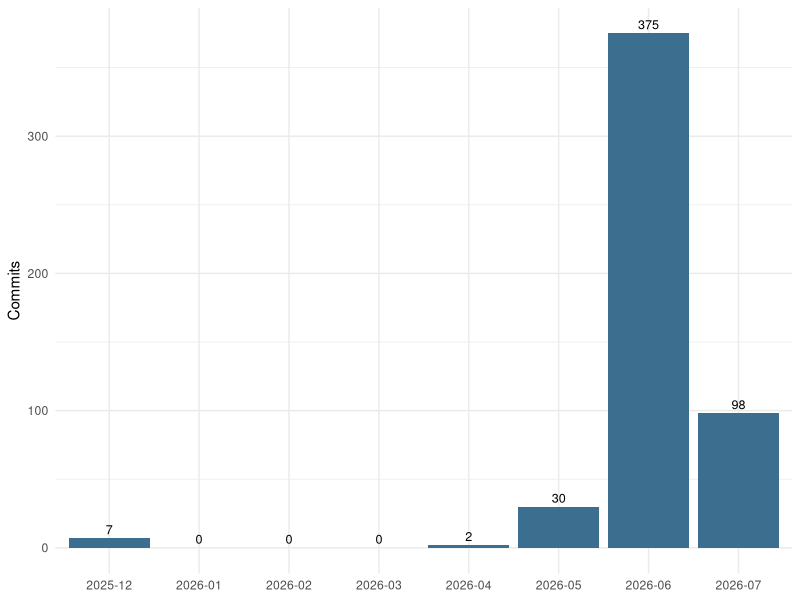
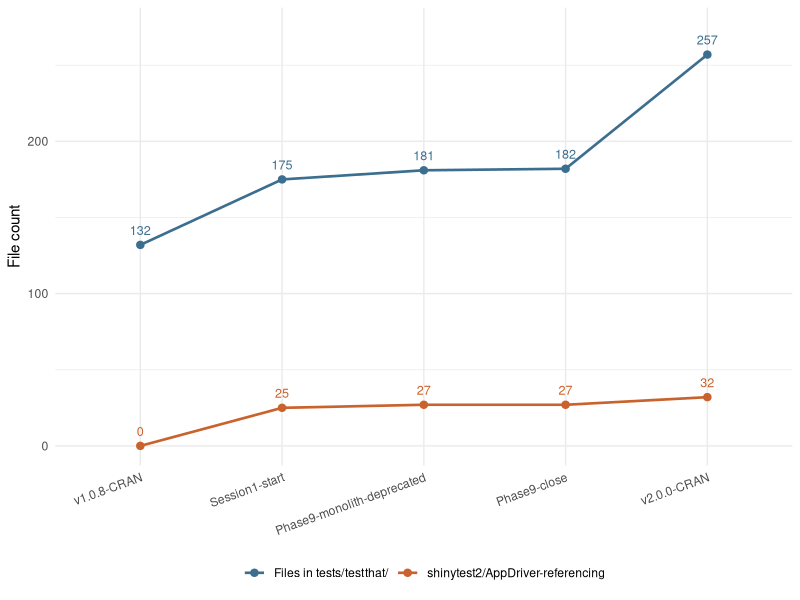
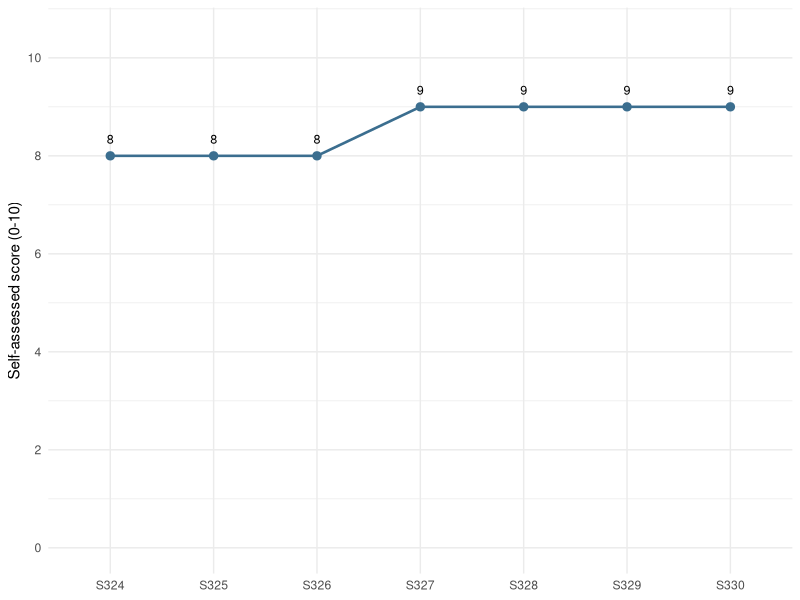

Source code (R) for these figures, in order:
## ---- chunk 1
#| label: setup
#| include: false
knitr::opts_chunk$set(
  collapse = TRUE, comment = "#>",
  echo = FALSE, warning = FALSE, message = FALSE
)
## ---- chunk 2
#| label: fig-commit-pace
#| fig-cap: >
#|   Commits per month across the full v1.0.8 -> v2.0.0 range
#|   ([`4548aa1b`](https://github.com/rmsharp/nprcgenekeepr/commit/4548aa1b)..[`8ca8bb24`](https://github.com/rmsharp/nprcgenekeepr/commit/8ca8bb24), 512 non-merge commits, as of 2026-07-09). The
#|   June 2026 spike overlaps the nine-phase modularization migration
#|   (Session 22-35, 2026-06-03 to 2026-06-06), but June also carried other,
#|   unrelated work -- this chart is overall project pace, not a count of
#|   module-migration commits alone.
#| fig-width: 7
#| fig-height: 4
timeline <- read.csv("data/commit-activity-timeline.csv")
timeline$month <- factor(timeline$month, levels = timeline$month)
ggplot2::ggplot(timeline, ggplot2::aes(x = month, y = commit_count)) +
  ggplot2::geom_col(fill = "#3B6E8F") +
  ggplot2::geom_text(ggplot2::aes(label = commit_count), vjust = -0.4,
                      size = 3.2) +
  ggplot2::labs(x = NULL, y = "Commits") +
  ggplot2::theme_minimal(base_size = 11)
## ---- chunk 3
#| label: tbl-modules
#| tbl-cap: >
#|   The ten Shiny modules mounted in the modular app, as of 2026-07-09
#|   (`4,731` total lines across `R/mod*.R`, `R/appUI.R`, and
#|   `R/appServer.R`).
modules <- read.csv("data/module-inventory.csv")
modules <- modules[order(-modules$loc), ]
kableExtra::kbl(
  modules,
  col.names = c("Module", "Responsibility", "Lines of code", "Test files"),
  align = c("l", "l", "r", "r")
) |>
  kableExtra::kable_styling(full_width = FALSE)
## ---- chunk 4
#| label: tbl-phases
#| tbl-cap: >
#|   The nine-phase, vertical-slice migration from monolith to modular
#|   app, Session 22 to Session 35 (2026-06-03 to 2026-06-06). "Risk"
#|   rates each phase's reversibility -- how costly a rollback would have
#|   been -- not implementation difficulty.
phases <- read.csv("data/migration-phases.csv", na.strings = "NA")
phases$highlight <- c(
  paste("Founder table added to the Summary Stats tab; kinship download",
        "moved to the module-internal getKinshipMatrix(); dual-name",
        "z-score lookup fix."),
  paste("Mounted the GvAndBgDesc description tab; resolved an HTML-id",
        "collision with the Genetic Value tab."),
  paste("Re-exposed the genome-uniqueness threshold selector",
        "(default 4); added a subset/filter export."),
  "Genotype-file merge restored for both separate- and common-pedigree input modes.",
  paste("Breeding Groups: per-group downloads, a per-group kinship view,",
        "and a group selector (new \"Group Detail\" tab)."),
  paste("Breeding Groups: seed-group pre-seeding; exposed three",
        "previously inert controls; corrected a 100x default-iteration",
        "drift (1000 -> 10)."),
  paste("Focal-animal / LabKey pedigree build restored (live-EHR path;",
        "verification was environmentally limited to a mocked seam)."),
  paste("shinytest2 E2E harness enabled end-to-end -- expanded into a",
        "4-session subplan (8a-8d, issue #39) plus a 7-part hardening",
        "pass (8e-1..8e-7, issue #40, Session 37-50)."),
  paste("Declared the modular app canonical: runGeneKeepR() now launches",
        "it directly; inst/application/ (17 files) deleted;",
        "runModularApp() became the soft-deprecated alias.")
)
phases$commit_display <- ifelse(
  is.na(phases$commit_sha), "not quoted in source plan", phases$commit_sha
)
kableExtra::kbl(
  phases[, c("phase", "highlight", "risk", "session", "commit_display",
             "status")],
  col.names = c("Phase", "What shipped", "Risk", "Session(s)",
                "Commit sha", "Status"),
  align = c("c", "l", "c", "c", "l", "l")
) |>
  kableExtra::kable_styling(full_width = FALSE) |>
  kableExtra::column_spec(2, width = "26em")
## ---- chunk 5
#| label: tbl-features
#| tbl-cap: >
#|   Curated new capabilities shipped in the v1.0.8 -> v2.0.0 range: 13
#|   of 47 closed GitHub issues judged genuinely feature-shaped, as of
#|   2026-07-09.
features <- read.csv("data/feature-highlights.csv", na.strings = "NA")
kableExtra::kbl(
  features[, c("feature", "issue", "session_range", "description")],
  col.names = c("Capability", "Issue", "Session(s)", "What it does"),
  align = c("l", "l", "c", "l")
) |>
  kableExtra::kable_styling(full_width = FALSE) |>
  kableExtra::column_spec(1, width = "14em") |>
  kableExtra::column_spec(4, width = "24em")
## ---- chunk 6
#| label: tbl-testing-growth
#| tbl-cap: >
#|   Test-suite growth at five checkpoints across the v1.0.8 -> v2.0.0
#|   range, as of 2026-07-09. "Files in tests/testthat/" counts every
#|   `.R` file in the directory (test files plus helpers/fixtures/setup);
#|   "shinytest2/AppDriver-referencing" is the subset that names the
#|   browser-testing package or its driver class; "Test cases" counts
#|   `test_that()` blocks across those files (both derived from git
#|   history at each checkpoint's exact commit). "Coverage %" is
#|   Codecov's recorded line coverage for that exact commit -- Codecov's
#|   per-commit API has no report for the three intermediate checkpoints
#|   (a 404, not a zero), so "not recorded" is the honest value there,
#|   not a gap in the search; see prose below the table.
growth <- read.csv("data/testing-growth.csv")
growth$commit_display <- substr(growth$sha, 1, 8)
growth$coverage_display <- ifelse(is.na(growth$coverage_pct), "not recorded",
                                   paste0(growth$coverage_pct, "%"))
kableExtra::kbl(
  growth[, c("label", "date", "commit_display", "test_file_count",
             "shinytest2_referencing_files", "test_case_count",
             "coverage_display")],
  col.names = c("Checkpoint", "Date", "Commit", "Files in tests/testthat/",
                "shinytest2/AppDriver-referencing", "Test cases",
                "Coverage %"),
  align = c("l", "c", "l", "r", "r", "r", "r")
) |>
  kableExtra::kable_styling(full_width = FALSE)
## ---- chunk 7
#| label: fig-testing-growth
#| fig-cap: >
#|   Test-suite growth over the same five checkpoints as @tbl-testing-growth.
#|   The shinytest2/AppDriver-referencing count is near-zero relative to
#|   the total and is plotted against the same axis for comparison, not
#|   because it is negligible -- see prose for what that subset represents.
#| fig-width: 7
#| fig-height: 4
growth$label <- factor(growth$label, levels = growth$label)
growth_long <- data.frame(
  label = rep(growth$label, 2),
  count = c(growth$test_file_count, growth$shinytest2_referencing_files),
  series = rep(c("Files in tests/testthat/", "shinytest2/AppDriver-referencing"),
               each = nrow(growth))
)
ggplot2::ggplot(growth_long, ggplot2::aes(x = label, y = count, color = series,
                                           group = series)) +
  ggplot2::geom_line(linewidth = 0.9) +
  ggplot2::geom_point(size = 2.2) +
  ggplot2::geom_text(ggplot2::aes(label = count), vjust = -1, size = 3.2,
                      show.legend = FALSE) +
  ggplot2::scale_color_manual(values = c("Files in tests/testthat/" = "#3B6E8F",
                                          "shinytest2/AppDriver-referencing" = "#C9622C")) +
  ggplot2::scale_y_continuous(expand = ggplot2::expansion(mult = c(0.05, 0.12))) +
  ggplot2::labs(x = NULL, y = "File count", color = NULL) +
  ggplot2::theme_minimal(base_size = 11) +
  ggplot2::theme(legend.position = "bottom",
                 axis.text.x = ggplot2::element_text(angle = 20, hjust = 1))
## ---- chunk 8
#| label: tbl-process-metrics
#| tbl-cap: >
#|   Engineering-process metrics, as extracted at the Phase A data freeze
#|   (this project's term for the point mid-drafting when this article's
#|   own numeric extractions were locked, Session 331, 2026-07-09).
#|   `CHANGELOG.md`, `PROJECT_LEARNINGS.md`,
#|   `HANDOFFS.md`, and `SESSION_NOTES.md` are live, append-only files that
#|   kept growing in every session after this extraction ran -- including
#|   the four sessions (331-334) that drafted the rest of this article --
#|   so these counts are a snapshot, not this article's own present state.
metrics <- read.csv("data/process-metrics.csv")
metrics$label <- c(
  "Sessions in range (Session 1 -> Session 328)",
  "Pre-methodology commits in range",
  "Session-1-to-range-end commits",
  "Total commits in range",
  "CHANGELOG.md ledger entries",
  "PROJECT_LEARNINGS.md entries",
  "Complete HANDOFFS.md receipts",
  "Self-assessments reporting 0 stakeholder corrections",
  "Self-assessments reporting >=1 stakeholder correction"
)
kableExtra::kbl(
  metrics[, c("label", "value")],
  col.names = c("Metric", "Count"),
  align = c("l", "r")
) |>
  kableExtra::kable_styling(full_width = FALSE)
## ---- chunk 9
#| label: fig-self-score-trend
#| fig-cap: >
#|   Session self-assessed scores (0-10 scale, `HANDOFFS.md`'s `self_score`
#|   field), the 7 sessions with a complete receipt as of the Phase A data
#|   freeze. **Partial window, not a trend across the range:** receipts
#|   began at Session 324, one session before the `CHANGELOG.md`
#|   ledger-format resolution (Session 325) -- these 7 sessions are roughly
#|   2% of the 328-session range, and Sessions 329-330 were committed after
#|   the range's own end commit ([`8ca8bb24`](https://github.com/rmsharp/nprcgenekeepr/commit/8ca8bb24)), on the same calendar day. Mean
#|   score across the 7: 8.57.
#| fig-width: 7
#| fig-height: 4
scores <- read.csv("data/self-score-trend.csv")
scores$session_num <- as.integer(sub("^S", "", scores$session))
scores <- scores[order(scores$session_num), ]
scores$session <- factor(scores$session, levels = scores$session)
ggplot2::ggplot(scores, ggplot2::aes(x = session, y = self_score, group = 1)) +
  ggplot2::geom_line(linewidth = 0.9, color = "#3B6E8F") +
  ggplot2::geom_point(size = 2.5, color = "#3B6E8F") +
  ggplot2::geom_text(ggplot2::aes(label = self_score), vjust = -1.2, size = 3.2) +
  ggplot2::scale_y_continuous(limits = c(0, 10.5), breaks = seq(0, 10, 2)) +
  ggplot2::labs(x = NULL, y = "Self-assessed score (0-10)") +
  ggplot2::theme_minimal(base_size = 11)
